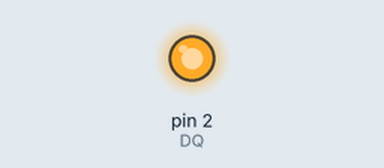
A sketch run on a simulated Arduino Mega 2560, built with avr-gcc and run on an emulated ATmega2560. Parts: output pins drawn as LEDs (lit = HIGH). Pins used as bus, display or sensor lines are not drawn; what the sketch prints to the serial monitor is not drawn.

Above: at 0.1 s.
Timing chart, 0 to 1.6 s (numbered marks = the images above):
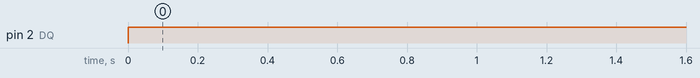

Measured:
- by itself, pin 2 (DQ): LOW → HIGH at 0.00 s

The sketch:

lab8_2.ino
```cpp
/* Team: Sebastian Villa, Logan Morris, Alan Gregory
 * Assignment:
 * Connect VDD (pin 8) to 5 V and GND (pin 4) to GND on Arduino for power.  For
 * control/data communication, connect DQ, CLK, and RST to three following digital pins
 * on the Arduino Mega.
 *  _____________ _______
 * |   DS1620    |  Mega |
 * | DQ (pin 1)  |   2   |
 * | CLK (pin 2) |   3   |
 * | RST (pin 3) |   4   |
 * |_____________|_______|
 *
 * Run the following sample program with your own functions of GetByte() and
 * PutByte().  Refer to the DS1620 datasheet. Notice that the data sheet refers to pin DQ
 * as both an input and an output. This means that you will need to switch it between types
 * using the pinMode() function. In order for this to work properly do not define the DQ pin
 * as an input or output in Setup(). Instead define it as an input or output right before you
 * use the pin in GetByte() and PutByte();
 */

#define DQ 2
#define CLK 3 // 750ms CLK (min)
#define RST 4
#define halfFreq 400
unsigned char Temp;
unsigned char sign_bit;

void setup()
{
  Serial.begin(9600);
  pinMode(CLK, OUTPUT);
  pinMode(RST, OUTPUT);
}

void loop()
{

  digitalWrite(RST, LOW);
  digitalWrite(RST, HIGH);
  PutByte(0xEE);
  digitalWrite(RST, LOW);
  delay(500);
  digitalWrite(RST, HIGH);
  PutByte(0xAA);
  Temp = GetByte();
  sign_bit = GetByte();
  digitalWrite(RST, LOW);
  Temp >>= 1;
  Serial.print("Temp: ");
  Serial.println(Temp);
}
unsigned char GetByte(void)
{ // GetByte() reads a 8-bit serial temperature signal from a DS1620 through the Arduino Mega pin 2 and  returns a 8-bit character.
  int i;
  int data;
  int D;

  D = 0;
  for (i=0; i<=7; i++) {
    digitalWrite(CLK,LOW);
    digitalWrite(CLK,HIGH);
    pinMode(DQ,INPUT);
    data=digitalRead(DQ);
    D = D + (data << i);
  }
  return D;
  /*
  pinMode(DQ, INPUT);
  unsigned char temp = 0;
  for (int i = 0; i < 8; i++)
  {
    // temp += digitalRead(DQ) << i;
    bitWrite(temp, i, digitalRead(DQ));
  }
  return temp;
  */
}

void PutByte(unsigned char data)
{ // PutByte() receives a 8-bit character and writes a 8-bit serial signal to a DS1620 through the Arduino Mega pin 2, returning nothing.
{
  int i;
  pinMode(DQ,OUTPUT);
  for(i=0; i<=7; i++) {
    if(data%2 == 1)
      digitalWrite(DQ,HIGH);
    else
      digitalWrite(DQ,LOW);
    digitalWrite(CLK,HIGH);
    digitalWrite(CLK,LOW);
    data >>= 1;
  }
}
  /*
  pinMode(DQ, OUTPUT);
  for (int i = 0; i < 8; i++)
  {
    digitalWrite(DQ, bitRead(data, i));
  }
  */
}

void CLK_SIGNAL(void)
{
  delay(halfFreq);
  digitalWrite(CLK, HIGH);
  delay(halfFreq);
  digitalWrite(CLK, LOW);
}
```
